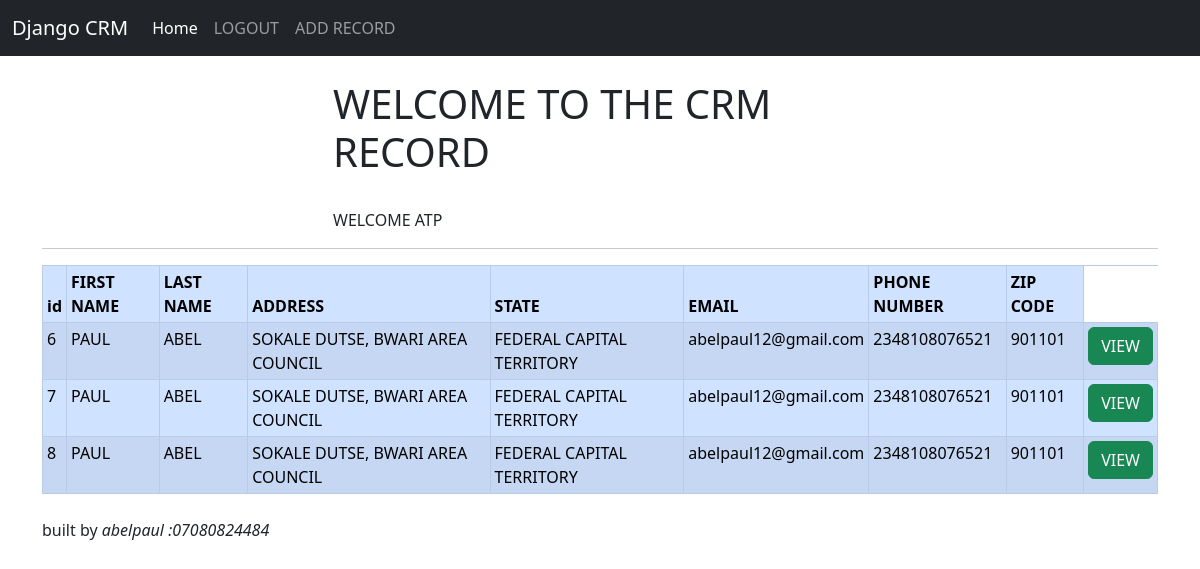
The app's page / (signed in) with its own data.
### crmapp/models.py (models this page shows, shortened)
class Record(models.Model):
    created_at=models.DateTimeField(auto_now_add=True)
    firstname=models.CharField(max_length=200)
    lastname=models.CharField(max_length=200)
    address=models.CharField(max_length=200)
    state=models.CharField(max_length=200)
    email=models.EmailField()
    phone=models.IntegerField()
    zipcode=models.IntegerField()

### crmapp/views.py (the view)
# urls.py: path("", Home, name="home"),
def Home (request):
    records=Record.objects.all()
    if request.method=="POST":
        username= request.POST['username']
        password = request.POST['password']
        user = authenticate(request,username=username,password=password)
        if user is not None:
            login (request,user)
            messages.success(request,'loging successful')
            return redirect ('home')
        else:
            messages.success(request,'error logining user')
            return redirect ('home')
    else:
     return render(request,'index.html',{'data':records})

### template/index.html (shortened to what this page needs)
<!DOCTYPE html>
<html lang="en">
<head>
</head>
    {% extends  'base.html'%}
    {%block content %}
<body>
    {%if user.is_authenticated%}
    <header class="container  col-md-6 offset-md-3 ">
        <h1> WELCOME TO THE CRM RECORD </h1>
         <br>
<p>   WELCOME  {{request.user|upper}} </p>
    </header>
    <hr>
    <table class="table table-sm table table-bordered  table table-hover table table-striped table-hover">
        <thead class="table-light">
        <tr class=" table-activ table-primary">
            <th>id </th>
            <th>FIRST NAME  </th>
            <th>LAST NAME </th>
            <th>ADDRESS</th>
            <th>STATE </th>
            <th>EMAIL</th>
            <th>PHONE NUMBER</th>
            <th>ZIP CODE </th>
        </tr>
    </thead>
        {%for p in data %}
<tr class="table-primary">
    <td class="table-primary">{{p.id}}</td>
    <td class="table-primary">{{p.firstname}}</td>
    <td class="table-primary">{{p.lastname}}</td>
    <td class="table-primary">{{p.address}}</td>
    <td class="table-primary">{{p.state}}</td>
    <td class="table-primary">{{p.email}}</td>
    <td class="table-primary">{{p.phone}}</td>
    <td class="table-primary">{{p.zipcode}}</td>
    <td class="table-primary"><a class="btn btn-success" href="{% url 'record' p.id%}">VIEW </a> </td>
</tr>
        {%endfor%}
    </table>
    <p class="my-4">  built by <i>abelpaul :07080824484</i></p>
    {%endif %}
</body>
{%endblock%}

### template/base.html (shortened to what this page needs)
<!doctype html>
<html lang="en">
  <head>
    <link href="https://cdn.jsdelivr.net/npm/bootstrap@5.3.0/dist/css/bootstrap.min.css" rel="stylesheet">
  </head>
  <body>
    {%include 'Navbar.html'%}
    <div class="container">
      <br/>
      {%block content%}
      {%endblock %}
    </div>
  </body>
</html>

### template/Navbar.html (shortened to what this page needs)
<nav class="navbar navbar-expand-lg navbar-dark bg-dark">
    <div class="container-fluid">
      <a class="navbar-brand" href="{% url 'home'%}">Django CRM </a>
      <div class="collapse navbar-collapse" id="navbarSupportedContent">
        <ul class="navbar-nav me-auto mb-2 mb-lg-0">
          <li class="nav-item">
            <a class="nav-link active" aria-current="page" href="{% url 'home'%}">Home</a>
          </li>
          {% if user.is_authenticated%}
          <li class="nav-item">
            <a class="nav-link" href="{%url 'logout'%}">LOGOUT</a>
          </li>
          <li class="nav-item">
            <a class="nav-link" href="{%url 'create'%}">ADD RECORD</a>
          </li>
          {%endif %}
        </ul>
      </div>
    </div>
  </nav>

### records on screen
Record: id "6", firstname "PAUL", lastname "ABEL", address "SOKALE DUTSE, BWARI AREA COUNCIL", state "FEDERAL CAPITAL TERRITORY", email "abelpaul12@gmail.com", phone "2348108076521", zipcode "901101"
Record: id "7", firstname "PAUL", lastname "ABEL", address "SOKALE DUTSE, BWARI AREA COUNCIL", state "FEDERAL CAPITAL TERRITORY", email "abelpaul12@gmail.com", phone "2348108076521", zipcode "901101"
Record: id "8", firstname "PAUL", lastname "ABEL", address "SOKALE DUTSE, BWARI AREA COUNCIL", state "FEDERAL CAPITAL TERRITORY", email "abelpaul12@gmail.com", phone "2348108076521", zipcode "901101"

### other values on screen
{{ request.user|upper }} "ATP"
